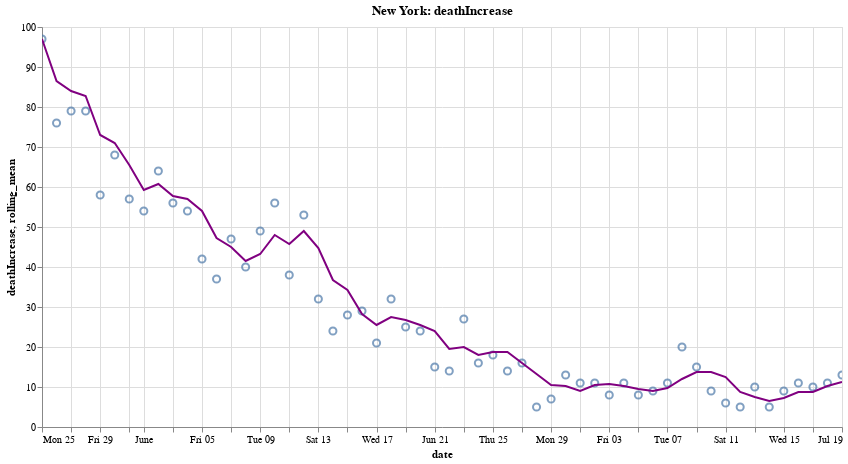

This figure's notebook cell:
### Code cell
create_plot(ny, 'deathIncrease')

### Figure 1 — Vega-Lite specification as saved in the notebook (floating-point values rounded to 4 significant figures)
{"config": {"view": {"continuousWidth": 400, "continuousHeight": 300}}, "layer": [{"mark": {"type": "point", "size": 50}, "encoding": {"tooltip": [{"type": "temporal", "field": "date"}, {"type": "quantitative", "field": "deathIncrease"}], "x": {"type": "temporal", "field": "date"}, "y": {"type": "quantitative", "field": "deathIncrease"}}, "height": 400, "selection": {"selector006": {"type": "interval", "bind": "scales", "encodings": ["x", "y"]}}, "title": "New York: deathIncrease", "width": 800}, {"mark": {"type": "line", "color": "purple", "size": 2}, "encoding": {"x": {"type": "temporal", "field": "date"}, "y": {"type": "quantitative", "field": "rolling_mean"}}, "transform": [{"window": [{"op": "mean", "field": "deathIncrease", "as": "rolling_mean"}], "frame": [0, 3]}]}], "data": {"name": "data-3603cff2c47dac149d7d56f31dc97857"}, "$schema": "https://vega.github.io/schema/vega-lite/v4.8.1.json", "datasets": {"data-3603cff2c47dac149d7d56f31dc97857": [{"date": "2020-07-19T00:00:00", "totalTestResultsIncrease": 46200.0, "positiveIncrease": 502.0, "death": 25050.0, "deathIncrease": 13.0, "positiveRate": 0.011, "state": "New York"}, {"date": "2020-07-18T00:00:00", "totalTestResultsIncrease": 69820.0, "positiveIncrease": 754.0, "death": 25040.0, "deathIncrease": 11.0, "positiveRate": 0.011, "state": "New York"}, {"date": "2020-07-17T00:00:00", "totalTestResultsIncrease": 78240.0, "positiveIncrease": 776.0, "death": 25020.0, "deathIncrease": 10.0, "positiveRate": 0.01, "state": "New York"}, {"date": "2020-07-16T00:00:00", "totalTestResultsIncrease": 72680.0, "positiveIncrease": 769.0, "death": 25010.0, "deathIncrease": 11.0, "positiveRate": 0.011, "state": "New York"}, {"date": "2020-07-15T00:00:00", "totalTestResultsIncrease": 63600.0, "positiveIncrease": 831.0, "death": 25000.0, "deathIncrease": 9.0, "positiveRate": 0.013, "state": "New York"}, {"date": "2020-07-14T00:00:00", "totalTestResultsIncrease": 60040.0, "positiveIncrease": 912.0, "death": 24990.0, "deathIncrease": 5.0, "positiveRate": 0.015, "state": "New York"}, {"date": "2020-07-13T00:00:00", "totalTestResultsIncrease": 51690.0, "positiveIncrease": 557.0, "death": 24990.0, "deathIncrease": 10.0, "positiveRate": 0.011, "state": "New York"}, {"date": "2020-07-12T00:00:00", "totalTestResultsIncrease": 62420.0, "positiveIncrease": 677.0, "death": 24980.0, "deathIncrease": 5.0, "positiveRate": 0.011, "state": "New York"}, {"date": "2020-07-11T00:00:00", "totalTestResultsIncrease": 69200.0, "positiveIncrease": 730.0, "death": 24970.0, "deathIncrease": 6.0, "positiveRate": 0.011, "state": "New York"}, {"date": "2020-07-10T00:00:00", "totalTestResultsIncrease": 73560.0, "positiveIncrease": 786.0, "death": 24970.0, "deathIncrease": 9.0, "positiveRate": 0.011, "state": "New York"}, {"date": "2020-07-09T00:00:00", "totalTestResultsIncrease": 65560.0, "positiveIncrease": 584.0, "death": 24960.0, "deathIncrease": 15.0, "positiveRate": 0.009, "state": "New York"}, {"date": "2020-07-08T00:00:00", "totalTestResultsIncrease": 57580.0, "positiveIncrease": 692.0, "death": 24940.0, "deathIncrease": 20.0, "positiveRate": 0.012, "state": "New York"}, {"date": "2020-07-07T00:00:00", "totalTestResultsIncrease": 56740.0, "positiveIncrease": 588.0, "death": 24920.0, "deathIncrease": 11.0, "positiveRate": 0.01, "state": "New York"}, {"date": "2020-07-06T00:00:00", "totalTestResultsIncrease": 54330.0, "positiveIncrease": 518.0, "death": 24910.0, "deathIncrease": 9.0, "positiveRate": 0.01, "state": "New York"}, {"date": "2020-07-05T00:00:00", "totalTestResultsIncrease": 63420.0, "positiveIncrease": 533.0, "death": 24900.0, "deathIncrease": 8.0, "positiveRate": 0.008, "state": "New York"}, {"date": "2020-07-04T00:00:00", "totalTestResultsIncrease": 62400.0, "positiveIncrease": 726.0, "death": 24900.0, "deathIncrease": 11.0, "positiveRate": 0.012, "state": "New York"}, {"date": "2020-07-03T00:00:00", "totalTestResultsIncrease": 66390.0, "positiveIncrease": 918.0, "death": 24880.0, "deathIncrease": 8.0, "positiveRate": 0.014, "state": "New York"}, {"date": "2020-07-02T00:00:00", "totalTestResultsIncrease": 69940.0, "positiveIncrease": 875.0, "death": 24880.0, "deathIncrease": 11.0, "positiveRate": 0.013, "state": "New York"}, {"date": "2020-07-01T00:00:00", "totalTestResultsIncrease": 56710.0, "positiveIncrease": 625.0, "death": 24870.0, "deathIncrease": 11.0, "positiveRate": 0.011, "state": "New York"}, {"date": "2020-06-30T00:00:00", "totalTestResultsIncrease": 52020.0, "positiveIncrease": 524.0, "death": 24860.0, "deathIncrease": 13.0, "positiveRate": 0.01, "state": "New York"}, {"date": "2020-06-29T00:00:00", "totalTestResultsIncrease": 46430.0, "positiveIncrease": 391.0, "death": 24840.0, "deathIncrease": 7.0, "positiveRate": 0.008, "state": "New York"}, {"date": "2020-06-28T00:00:00", "totalTestResultsIncrease": 61910.0, "positiveIncrease": 616.0, "death": 24840.0, "deathIncrease": 5.0, "positiveRate": 0.01, "state": "New York"}, {"date": "2020-06-27T00:00:00", "totalTestResultsIncrease": 73260.0, "positiveIncrease": 703.0, "death": 24830.0, "deathIncrease": 16.0, "positiveRate": 0.01, "state": "New York"}, {"date": "2020-06-26T00:00:00", "totalTestResultsIncrease": 61720.0, "positiveIncrease": 805.0, "death": 24810.0, "deathIncrease": 14.0, "positiveRate": 0.013, "state": "New York"}, {"date": "2020-06-25T00:00:00", "totalTestResultsIncrease": 67640.0, "positiveIncrease": 749.0, "death": 24800.0, "deathIncrease": 18.0, "positiveRate": 0.011, "state": "New York"}, {"date": "2020-06-24T00:00:00", "totalTestResultsIncrease": 51140.0, "positiveIncrease": 581.0, "death": 24780.0, "deathIncrease": 16.0, "positiveRate": 0.011, "state": "New York"}, {"date": "2020-06-23T00:00:00", "totalTestResultsIncrease": 48710.0, "positiveIncrease": 597.0, "death": 24770.0, "deathIncrease": 27.0, "positiveRate": 0.012, "state": "New York"}, {"date": "2020-06-22T00:00:00", "totalTestResultsIncrease": 56780.0, "positiveIncrease": 552.0, "death": 24740.0, "deathIncrease": 14.0, "positiveRate": 0.01, "state": "New York"}, {"date": "2020-06-21T00:00:00", "totalTestResultsIncrease": 67530.0, "positiveIncrease": 664.0, "death": 24720.0, "deathIncrease": 15.0, "positiveRate": 0.01, "state": "New York"}, {"date": "2020-06-20T00:00:00", "totalTestResultsIncrease": 68830.0, "positiveIncrease": 716.0, "death": 24710.0, "deathIncrease": 24.0, "positiveRate": 0.01, "state": "New York"}, {"date": "2020-06-19T00:00:00", "totalTestResultsIncrease": 79300.0, "positiveIncrease": 796.0, "death": 24690.0, "deathIncrease": 25.0, "positiveRate": 0.01, "state": "New York"}, {"date": "2020-06-18T00:00:00", "totalTestResultsIncrease": 68540.0, "positiveIncrease": 618.0, "death": 24660.0, "deathIncrease": 32.0, "positiveRate": 0.009, "state": "New York"}, {"date": "2020-06-17T00:00:00", "totalTestResultsIncrease": 59340.0, "positiveIncrease": 567.0, "death": 24630.0, "deathIncrease": 21.0, "positiveRate": 0.01, "state": "New York"}, {"date": "2020-06-16T00:00:00", "totalTestResultsIncrease": 60570.0, "positiveIncrease": 631.0, "death": 24610.0, "deathIncrease": 29.0, "positiveRate": 0.01, "state": "New York"}, {"date": "2020-06-15T00:00:00", "totalTestResultsIncrease": 56610.0, "positiveIncrease": 620.0, "death": 24580.0, "deathIncrease": 28.0, "positiveRate": 0.011, "state": "New York"}, {"date": "2020-06-14T00:00:00", "totalTestResultsIncrease": 62360.0, "positiveIncrease": 694.0, "death": 24550.0, "deathIncrease": 24.0, "positiveRate": 0.011, "state": "New York"}, {"date": "2020-06-13T00:00:00", "totalTestResultsIncrease": 70840.0, "positiveIncrease": 916.0, "death": 24530.0, "deathIncrease": 32.0, "positiveRate": 0.013, "state": "New York"}, {"date": "2020-06-12T00:00:00", "totalTestResultsIncrease": 72400.0, "positiveIncrease": 822.0, "death": 24500.0, "deathIncrease": 53.0, "positiveRate": 0.011, "state": "New York"}, {"date": "2020-06-11T00:00:00", "totalTestResultsIncrease": 60840.0, "positiveIncrease": 736.0, "death": 24440.0, "deathIncrease": 38.0, "positiveRate": 0.012, "state": "New York"}, {"date": "2020-06-10T00:00:00", "totalTestResultsIncrease": 62300.0, "positiveIncrease": 674.0, "death": 24400.0, "deathIncrease": 56.0, "positiveRate": 0.011, "state": "New York"}, {"date": "2020-06-09T00:00:00", "totalTestResultsIncrease": 49970.0, "positiveIncrease": 683.0, "death": 24350.0, "deathIncrease": 49.0, "positiveRate": 0.014, "state": "New York"}, {"date": "2020-06-08T00:00:00", "totalTestResultsIncrease": 58050.0, "positiveIncrease": 702.0, "death": 24300.0, "deathIncrease": 40.0, "positiveRate": 0.012, "state": "New York"}, {"date": "2020-06-07T00:00:00", "totalTestResultsIncrease": 60440.0, "positiveIncrease": 781.0, "death": 24260.0, "deathIncrease": 47.0, "positiveRate": 0.013, "state": "New York"}, {"date": "2020-06-06T00:00:00", "totalTestResultsIncrease": 77900.0, "positiveIncrease": 1108.0, "death": 24210.0, "deathIncrease": 37.0, "positiveRate": 0.014, "state": "New York"}, {"date": "2020-06-05T00:00:00", "totalTestResultsIncrease": 66480.0, "positiveIncrease": 1075.0, "death": 24180.0, "deathIncrease": 42.0, "positiveRate": 0.016, "state": "New York"}, {"date": "2020-06-04T00:00:00", "totalTestResultsIncrease": 63560.0, "positiveIncrease": 1048.0, "death": 24130.0, "deathIncrease": 54.0, "positiveRate": 0.016, "state": "New York"}, {"date": "2020-06-03T00:00:00", "totalTestResultsIncrease": 61640.0, "positiveIncrease": 1045.0, "death": 24080.0, "deathIncrease": 56.0, "positiveRate": 0.017, "state": "New York"}, {"date": "2020-06-02T00:00:00", "totalTestResultsIncrease": 54050.0, "positiveIncrease": 1329.0, "death": 24020.0, "deathIncrease": 64.0, "positiveRate": 0.025, "state": "New York"}, {"date": "2020-06-01T00:00:00", "totalTestResultsIncrease": 49950.0, "positiveIncrease": 941.0, "death": 23960.0, "deathIncrease": 54.0, "positiveRate": 0.019, "state": "New York"}, {"date": "2020-05-31T00:00:00", "totalTestResultsIncrease": 58440.0, "positiveIncrease": 1110.0, "death": 23900.0, "deathIncrease": 57.0, "positiveRate": 0.019, "state": "New York"}, {"date": "2020-05-30T00:00:00", "totalTestResultsIncrease": 61250.0, "positiveIncrease": 1376.0, "death": 23850.0, "deathIncrease": 68.0, "positiveRate": 0.022, "state": "New York"}, {"date": "2020-05-29T00:00:00", "totalTestResultsIncrease": 67340.0, "positiveIncrease": 1551.0, "death": 23780.0, "deathIncrease": 58.0, "positiveRate": 0.023, "state": "New York"}, {"date": "2020-05-28T00:00:00", "totalTestResultsIncrease": 65240.0, "positiveIncrease": 1768.0, "death": 23720.0, "deathIncrease": 79.0, "positiveRate": 0.027, "state": "New York"}, {"date": "2020-05-27T00:00:00", "totalTestResultsIncrease": 37420.0, "positiveIncrease": 1129.0, "death": 23640.0, "deathIncrease": 79.0, "positiveRate": 0.03, "state": "New York"}, {"date": "2020-05-26T00:00:00", "totalTestResultsIncrease": 34680.0, "positiveIncrease": 1072.0, "death": 23560.0, "deathIncrease": 76.0, "positiveRate": 0.031, "state": "New York"}, {"date": "2020-05-25T00:00:00", "totalTestResultsIncrease": 39620.0, "positiveIncrease": 1249.0, "death": 23490.0, "deathIncrease": 97.0, "positiveRate": 0.032, "state": "New York"}]}}
